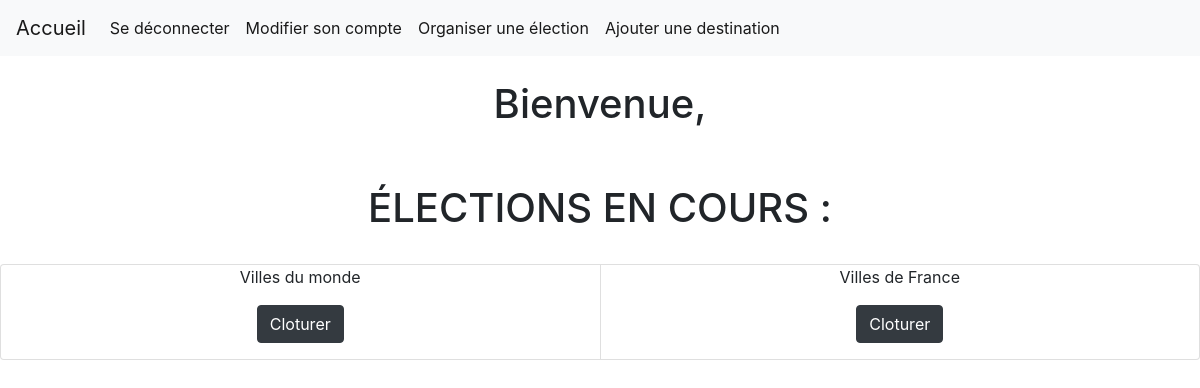
/organisateur.php, run on an earlier commit of the app's database.
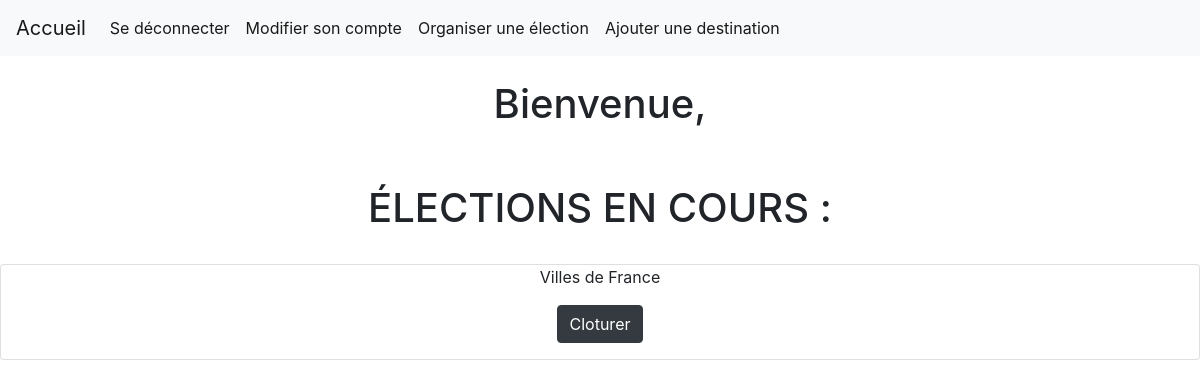
And on a later commit of the database.
### tables this page shows
CREATE TABLE `Election` (
  `IdElection` int(10) NOT NULL,
  `Intitule` varchar(50) NOT NULL,
  `estTerminee` tinyint(4) NOT NULL
);

### organisateur.php (the view, shortened to what this page needs)
<!DOCTYPE html>
<html>
<head>
	<link rel="stylesheet" href="https://stackpath.bootstrapcdn.com/bootstrap/4.3.1/css/bootstrap.min.css">
</head>
<header>
	<nav class="navbar navbar-expand-lg navbar-light bg-light">
		<div class="collapse navbar-collapse" id="navbarTogglerDemo01">
			<a class="navbar-brand" href="organisateur.php">Accueil</a>
    		<ul class="navbar-nav mr-auto mt-2 mt-lg-0">
      		<li class="nav-item active">
        		<a class="nav-link" href="scripts/scriptDeconnexion.php">Se déconnecter</a>
      		</li>
      		<li class="nav-item active">
        		<a class="nav-link" href="modifierCompte.php">Modifier son compte</a>
      		</li>
      		<li class="nav-item active">
        		<a class="nav-link" href="addElection.php">Organiser une élection</a>
      		</li>
      		<li class="nav-item active">
        		<a class="nav-link" href="addDestination.php">Ajouter une destination</a>
      		</li>
  		</div>
	</nav>
</header>
<body>
	<?php echo '<div style="text-align: center;"><br><h1 class="h1">Bienvenue, '.$_SESSION["pseudo"].'</h1><br></div>'; ?>
	<div style="text-align: center;"><br><h1 class="h1">ÉLECTIONS EN COURS :</h1><br></div>
	<div class="card-group">
			<?php
				$connexion = mysqli_connect("localhost", "root", "") or die("Impossible de se connecter : " . mysqli_error($connexion));
				mysqli_select_db($connexion, "ProjetWebS4");
				$requete = "SELECT * FROM Election";
				$resultatreq = mysqli_query($connexion,$requete);
				if($resultatreq)
				{
					while($ligneResultat = mysqli_fetch_array($resultatreq))
					{
						if($ligneResultat['estTerminee']==0){
							echo "<div class='card' style='text-align:center;'>";
							echo "<form method='post' action='scripts/cloturerElection.php?IdElec=".$ligneResultat['IdElection']."'>";
							echo "<p>".$ligneResultat['Intitule']."</p>";
							echo "<p><input type='submit' name='cloturerElection' class='btn btn-dark' value='Cloturer'></p>";
							echo "</form>";
							echo "</div>";
						}
					}
				}
				else
				{
					echo "Impossible de charger les elections en cours";
				}
			?>
	</div>
</body>
</html>

What changed in the data, as far as the page shows it:
removed election: Intitule "Villes du monde"
